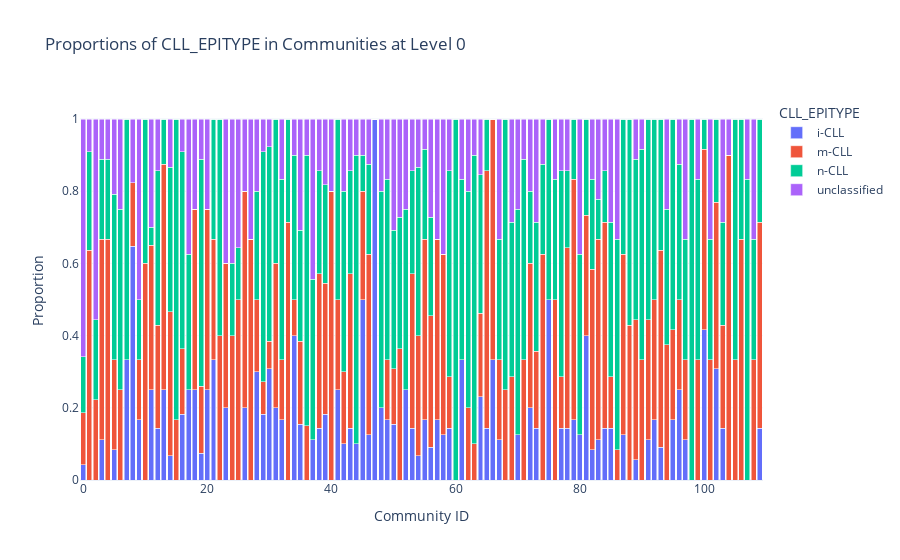
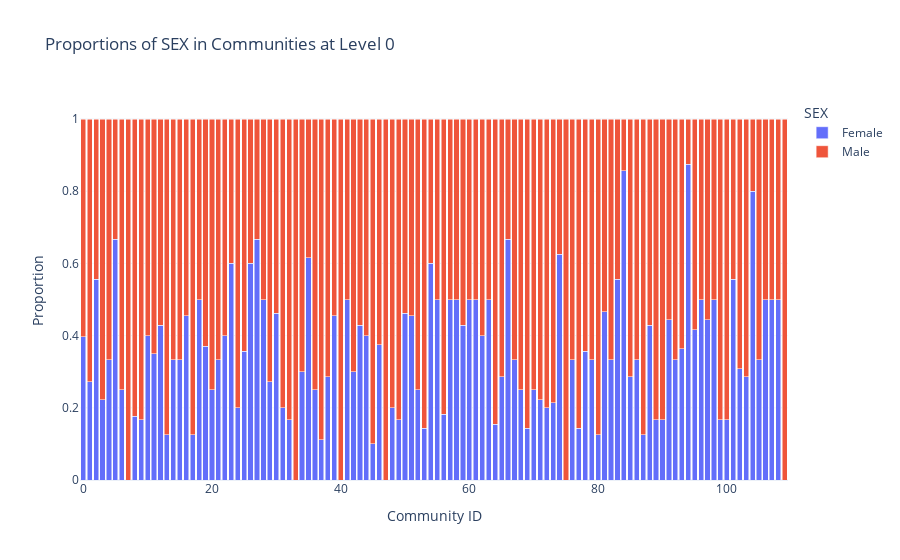
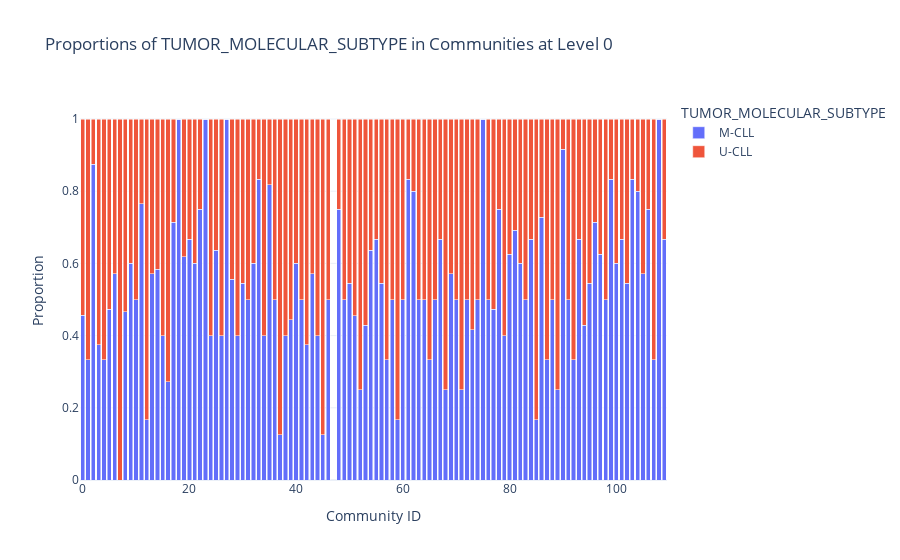
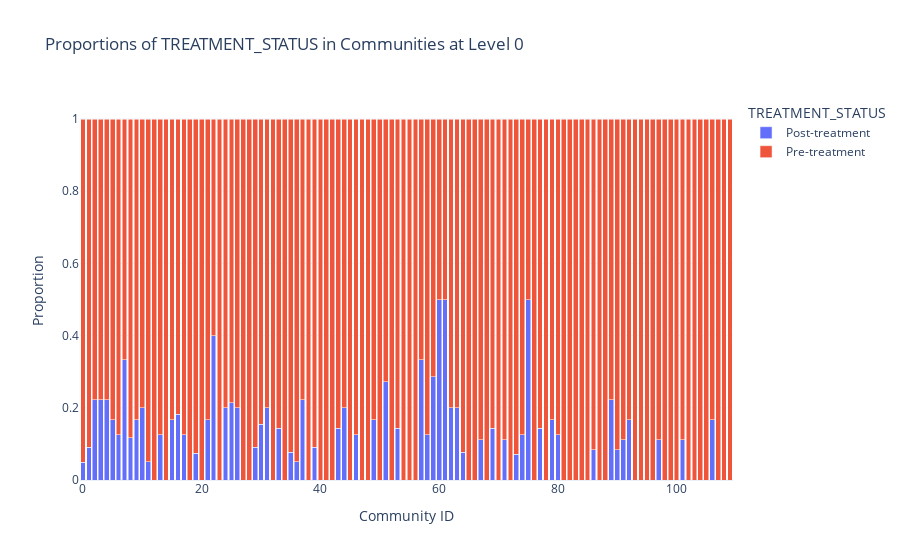

These figures' notebook cell, in order:
### Code cell
# provide column proportions for each community and plot them
def plot_community_proportions(df, level, column):
    # Filter for the specified level
    df_level = df[df['level'] == level]

    # If cateogircal
    if df_level[column].dtype == 'object' or df_level[column].dtype.name == 'category':
        # Group by community and calculate proportions
        proportions = df_level.groupby(['community_id', column]).size().unstack(fill_value=0)
        proportions = proportions.div(proportions.sum(axis=1), axis=0)  # Normalize to get proportions
        # Reset index for plotting
        proportions = proportions.reset_index()
        proportions = proportions.melt(id_vars='community_id', var_name=column, value_name='proportion')
        # Plot using Plotly
        fig = px.bar(proportions, x='community_id', y='proportion', color=column, barmode='stack',
                    title=f'Proportions of {column} in Communities at Level {level}')
        fig.update_layout(xaxis_title='Community ID', yaxis_title='Proportion')
        fig.show()
    
    # If numerical, do a box plot
    elif np.issubdtype(df_level[column].dtype, np.number):
        # Plot using Seaborn
        plt.figure(figsize=(12, 6))
        sns.boxplot(x='community_id', y=column, data=df_level)
        plt.title(f'Boxplot of {column} in Communities at Level {level}')
        plt.xlabel('Community ID')
        plt.ylabel(column)
        plt.xticks(rotation=90)
        plt.tight_layout()
        plt.show()
    else:
        print(f"Column {column} is neither categorical nor numerical.")

checking_cols =['CLL_EPITYPE', 'SEX', 'TUMOR_MOLECULAR_SUBTYPE', 'AGE_SAMPLING', 'TREATMENT_STATUS', 'PRIOR_TREATMENT_CATEGORY', 'TREATMENT_AFTER_SAMPLING']
# Plot proportions
for col in checking_cols:
        print(f"Plotting proportions for {col}")
        plot_community_proportions(df_with_community, level=0, column=col)

### Figure 1 — Plotly figure (JSON) as saved in the notebook; plotly's stock layout.template omitted (floating-point values rounded to 4 significant figures)
{"data": [{"hovertemplate": "CLL_EPITYPE=i-CLL<br>community_id=%{x}<br>proportion=%{y}<extra></extra>", "legendgroup": "i-CLL", "marker": {"color": "#636efa", "pattern": {"shape": ""}}, "name": "i-CLL", "orientation": "v", "showlegend": true, "textposition": "auto", "type": "bar", "x": [0, 1, 2, 3, 4, 5, 6, 7, 8, 9, 10, 11, 12, 13, 14, 15, 16, 17, 18, 19, 20, 21, 22, 23, 24, 25, 26, 27, 28, 29, 30, 31, 32, 33, 34, 35, 36, 37, 38, 39, 40, 41, 42, 43, 44, 45, 46, 47, 48, 49, 50, 51, 52, 53, 54, 55, 56, 57, 58, 59, 60, 61, 62, 63, 64, 65, 66, 67, 68, 69, 70, 71, 72, 73, 74, 75, 76, 77, 78, 79, 80, 81, 82, 83, 84, 85, 86, 87, 88, 89, 90, 91, 92, 93, 94, 95, 96, 97, 98, 99, 100, 101, 102, 103, 104, 105, 106, 107, 108, 109], "xaxis": "x", "y": [0.04192, 0.0, 0.0, 0.1111, 0.0, 0.08333, 0.0, 0.3333, 0.6471, 0.1667, 0.0, 0.25, 0.1429, 0.25, 0.06667, 0.0, 0.1818, 0.25, 0.25, 0.07407, 0.25, 0.3333, 0.0, 0.2, 0.0, 0.0, 0.2, 0.0, 0.3, 0.1818, 0.3077, 0.2, 0.1667, 0.0, 0.4, 0.1538, 0.0, 0.1111, 0.1429, 0.1818, 0.0, 0.25, 0.1, 0.1429, 0.1, 0.5, 0.125, 1.0, 0.2, 0.1667, 0.1538, 0.0, 0.25, 0.1429, 0.06667, 0.1667, 0.09091, 0.1667, 0.125, 0.1429, 0.0, 0.3333, 0.0, 0.0, 0.2308, 0.1429, 0.3333, 0.1111, 0.0, 0.0, 0.125, 0.0, 0.2, 0.1429, 0.0, 0.5, 0.0, 0.1429, 0.1429, 0.1667, 0.125, 0.4, 0.08333, 0.1111, 0.1429, 0.1429, 0.0, 0.125, 0.0, 0.05556, 0.0, 0.1111, 0.1667, 0.09091, 0.0, 0.1667, 0.25, 0.1111, 0.0, 0.0, 0.4167, 0.0, 0.3077, 0.1429, 0.0, 0.0, 0.0, 0.0, 0.0, 0.1429], "yaxis": "y"}, {"hovertemplate": "CLL_EPITYPE=m-CLL<br>community_id=%{x}<br>proportion=%{y}<extra></extra>", "legendgroup": "m-CLL", "marker": {"color": "#EF553B", "pattern": {"shape": ""}}, "name": "m-CLL", "orientation": "v", "showlegend": true, "textposition": "auto", "type": "bar", "x": [0, 1, 2, 3, 4, 5, 6, 7, 8, 9, 10, 11, 12, 13, 14, 15, 16, 17, 18, 19, 20, 21, 22, 23, 24, 25, 26, 27, 28, 29, 30, 31, 32, 33, 34, 35, 36, 37, 38, 39, 40, 41, 42, 43, 44, 45, 46, 47, 48, 49, 50, 51, 52, 53, 54, 55, 56, 57, 58, 59, 60, 61, 62, 63, 64, 65, 66, 67, 68, 69, 70, 71, 72, 73, 74, 75, 76, 77, 78, 79, 80, 81, 82, 83, 84, 85, 86, 87, 88, 89, 90, 91, 92, 93, 94, 95, 96, 97, 98, 99, 100, 101, 102, 103, 104, 105, 106, 107, 108, 109], "xaxis": "x", "y": [0.1437, 0.6364, 0.2222, 0.5556, 0.6667, 0.25, 0.25, 0.0, 0.1765, 0.1667, 0.6, 0.4, 0.2857, 0.625, 0.4, 0.1667, 0.1818, 0.0, 0.5, 0.1852, 0.5, 0.3333, 0.4, 0.4, 0.4, 0.5, 0.6, 0.6667, 0.2, 0.09091, 0.07692, 0.4, 0.1667, 0.7143, 0.1, 0.2308, 0.15, 0.0, 0.4286, 0.3636, 0.8, 0.25, 0.2, 0.4286, 0.0, 0.3, 0.5, 0.0, 0.0, 0.1667, 0.1538, 0.3636, 0.0, 0.4286, 0.3333, 0.5, 0.3636, 0.5, 0.5, 0.1429, 0.0, 0.0, 0.2, 0.1, 0.2308, 0.7143, 0.6667, 0.2222, 0.25, 0.2857, 0.0, 0.3333, 0.4, 0.2143, 0.625, 0.0, 0.5, 0.1429, 0.5, 0.6667, 0.0, 0.3333, 0.5, 0.5556, 0.5714, 0.1429, 0.08333, 0.5, 0.4286, 0.3889, 0.3333, 0.3333, 0.3333, 0.5455, 0.375, 0.25, 0.25, 0.2222, 0.0, 0.3333, 0.5, 0.3333, 0.4615, 0.2857, 0.9, 0.3333, 0.6667, 0.0, 0.3333, 0.5714], "yaxis": "y"}, {"hovertemplate": "CLL_EPITYPE=n-CLL<br>community_id=%{x}<br>proportion=%{y}<extra></extra>", "legendgroup": "n-CLL", "marker": {"color": "#00cc96", "pattern": {"shape": ""}}, "name": "n-CLL", "orientation": "v", "showlegend": true, "textposition": "auto", "type": "bar", "x": [0, 1, 2, 3, 4, 5, 6, 7, 8, 9, 10, 11, 12, 13, 14, 15, 16, 17, 18, 19, 20, 21, 22, 23, 24, 25, 26, 27, 28, 29, 30, 31, 32, 33, 34, 35, 36, 37, 38, 39, 40, 41, 42, 43, 44, 45, 46, 47, 48, 49, 50, 51, 52, 53, 54, 55, 56, 57, 58, 59, 60, 61, 62, 63, 64, 65, 66, 67, 68, 69, 70, 71, 72, 73, 74, 75, 76, 77, 78, 79, 80, 81, 82, 83, 84, 85, 86, 87, 88, 89, 90, 91, 92, 93, 94, 95, 96, 97, 98, 99, 100, 101, 102, 103, 104, 105, 106, 107, 108, 109], "xaxis": "x", "y": [0.1557, 0.2727, 0.2222, 0.2222, 0.2222, 0.4583, 0.5, 0.6667, 0.0, 0.1667, 0.4, 0.05, 0.4286, 0.125, 0.4, 0.8333, 0.5455, 0.375, 0.0, 0.6296, 0.0, 0.3333, 0.6, 0.0, 0.2, 0.1429, 0.0, 0.0, 0.3, 0.6364, 0.5385, 0.4, 0.5, 0.2857, 0.4, 0.3077, 0.75, 0.4444, 0.2857, 0.2727, 0.0, 0.5, 0.5, 0.2857, 0.8, 0.1, 0.25, 0.0, 0.6, 0.5, 0.3846, 0.3636, 0.5, 0.2857, 0.4667, 0.25, 0.2727, 0.0, 0.0, 0.5714, 1.0, 0.5, 0.6, 0.8, 0.3846, 0.1429, 0.0, 0.3333, 0.75, 0.4286, 0.625, 0.5556, 0.2, 0.3571, 0.25, 0.5, 0.3333, 0.5714, 0.2143, 0.1667, 0.5, 0.2667, 0.25, 0.1111, 0.1429, 0.4286, 0.5833, 0.375, 0.5714, 0.4444, 0.5833, 0.5556, 0.5, 0.3636, 0.375, 0.5833, 0.375, 0.3333, 1.0, 0.5, 0.08333, 0.3333, 0.2308, 0.2857, 0.0, 0.6667, 0.3333, 0.8333, 0.3333, 0.2857], "yaxis": "y"}, {"hovertemplate": "CLL_EPITYPE=unclassified<br>community_id=%{x}<br>proportion=%{y}<extra></extra>", "legendgroup": "unclassified", "marker": {"color": "#ab63fa", "pattern": {"shape": ""}}, "name": "unclassified", "orientation": "v", "showlegend": true, "textposition": "auto", "type": "bar", "x": [0, 1, 2, 3, 4, 5, 6, 7, 8, 9, 10, 11, 12, 13, 14, 15, 16, 17, 18, 19, 20, 21, 22, 23, 24, 25, 26, 27, 28, 29, 30, 31, 32, 33, 34, 35, 36, 37, 38, 39, 40, 41, 42, 43, 44, 45, 46, 47, 48, 49, 50, 51, 52, 53, 54, 55, 56, 57, 58, 59, 60, 61, 62, 63, 64, 65, 66, 67, 68, 69, 70, 71, 72, 73, 74, 75, 76, 77, 78, 79, 80, 81, 82, 83, 84, 85, 86, 87, 88, 89, 90, 91, 92, 93, 94, 95, 96, 97, 98, 99, 100, 101, 102, 103, 104, 105, 106, 107, 108, 109], "xaxis": "x", "y": [0.6587, 0.09091, 0.5556, 0.1111, 0.1111, 0.2083, 0.25, 0.0, 0.1765, 0.5, 0.0, 0.3, 0.1429, 0.0, 0.1333, 0.0, 0.09091, 0.375, 0.25, 0.1111, 0.25, 0.0, 0.0, 0.4, 0.4, 0.3571, 0.2, 0.3333, 0.2, 0.09091, 0.07692, 0.0, 0.1667, 0.0, 0.1, 0.3077, 0.1, 0.4444, 0.1429, 0.1818, 0.2, 0.0, 0.2, 0.1429, 0.1, 0.1, 0.125, 0.0, 0.2, 0.1667, 0.3077, 0.2727, 0.25, 0.1429, 0.1333, 0.08333, 0.2727, 0.3333, 0.375, 0.1429, 0.0, 0.1667, 0.2, 0.1, 0.1538, 0.0, 0.0, 0.3333, 0.0, 0.2857, 0.25, 0.1111, 0.2, 0.2857, 0.125, 0.0, 0.1667, 0.1429, 0.1429, 0.0, 0.375, 0.0, 0.1667, 0.2222, 0.1429, 0.2857, 0.3333, 0.0, 0.0, 0.1111, 0.08333, 0.0, 0.0, 0.0, 0.25, 0.0, 0.125, 0.3333, 0.0, 0.1667, 0.0, 0.3333, 0.0, 0.2857, 0.1, 0.0, 0.0, 0.1667, 0.3333, 0.0], "yaxis": "y"}], "layout": {"barmode": "stack", "legend": {"title": {"text": "CLL_EPITYPE"}, "tracegroupgap": 0}, "title": {"text": "Proportions of CLL_EPITYPE in Communities at Level 0"}, "xaxis": {"anchor": "y", "domain": [0, 1], "title": {"text": "Community ID"}}, "yaxis": {"anchor": "x", "domain": [0, 1], "title": {"text": "Proportion"}}}}

### Figure 2 — Plotly figure (JSON) as saved in the notebook; plotly's stock layout.template omitted (floating-point values rounded to 4 significant figures)
{"data": [{"hovertemplate": "SEX=Female<br>community_id=%{x}<br>proportion=%{y}<extra></extra>", "legendgroup": "Female", "marker": {"color": "#636efa", "pattern": {"shape": ""}}, "name": "Female", "orientation": "v", "showlegend": true, "textposition": "auto", "type": "bar", "x": [0, 1, 2, 3, 4, 5, 6, 7, 8, 9, 10, 11, 12, 13, 14, 15, 16, 17, 18, 19, 20, 21, 22, 23, 24, 25, 26, 27, 28, 29, 30, 31, 32, 33, 34, 35, 36, 37, 38, 39, 40, 41, 42, 43, 44, 45, 46, 47, 48, 49, 50, 51, 52, 53, 54, 55, 56, 57, 58, 59, 60, 61, 62, 63, 64, 65, 66, 67, 68, 69, 70, 71, 72, 73, 74, 75, 76, 77, 78, 79, 80, 81, 82, 83, 84, 85, 86, 87, 88, 89, 90, 91, 92, 93, 94, 95, 96, 97, 98, 99, 100, 101, 102, 103, 104, 105, 106, 107, 108, 109], "xaxis": "x", "y": [0.3963, 0.2727, 0.5556, 0.2222, 0.3333, 0.6667, 0.25, 0.0, 0.1765, 0.1667, 0.4, 0.35, 0.4286, 0.125, 0.3333, 0.3333, 0.4545, 0.125, 0.5, 0.3704, 0.25, 0.3333, 0.4, 0.6, 0.2, 0.3571, 0.6, 0.6667, 0.5, 0.2727, 0.4615, 0.2, 0.1667, 0.0, 0.3, 0.6154, 0.25, 0.1111, 0.2857, 0.4545, 0.0, 0.5, 0.3, 0.4286, 0.4, 0.1, 0.375, 0.0, 0.2, 0.1667, 0.4615, 0.4545, 0.25, 0.1429, 0.6, 0.5, 0.1818, 0.5, 0.5, 0.4286, 0.5, 0.5, 0.4, 0.5, 0.1538, 0.2857, 0.6667, 0.3333, 0.25, 0.1429, 0.25, 0.2222, 0.2, 0.2143, 0.625, 0.0, 0.3333, 0.1429, 0.3571, 0.3333, 0.125, 0.4667, 0.3333, 0.5556, 0.8571, 0.2857, 0.3333, 0.125, 0.4286, 0.1667, 0.1667, 0.4444, 0.3333, 0.3636, 0.875, 0.4167, 0.5, 0.4444, 0.5, 0.1667, 0.1667, 0.5556, 0.3077, 0.2857, 0.8, 0.3333, 0.5, 0.5, 0.5, 0.0], "yaxis": "y"}, {"hovertemplate": "SEX=Male<br>community_id=%{x}<br>proportion=%{y}<extra></extra>", "legendgroup": "Male", "marker": {"color": "#EF553B", "pattern": {"shape": ""}}, "name": "Male", "orientation": "v", "showlegend": true, "textposition": "auto", "type": "bar", "x": [0, 1, 2, 3, 4, 5, 6, 7, 8, 9, 10, 11, 12, 13, 14, 15, 16, 17, 18, 19, 20, 21, 22, 23, 24, 25, 26, 27, 28, 29, 30, 31, 32, 33, 34, 35, 36, 37, 38, 39, 40, 41, 42, 43, 44, 45, 46, 47, 48, 49, 50, 51, 52, 53, 54, 55, 56, 57, 58, 59, 60, 61, 62, 63, 64, 65, 66, 67, 68, 69, 70, 71, 72, 73, 74, 75, 76, 77, 78, 79, 80, 81, 82, 83, 84, 85, 86, 87, 88, 89, 90, 91, 92, 93, 94, 95, 96, 97, 98, 99, 100, 101, 102, 103, 104, 105, 106, 107, 108, 109], "xaxis": "x", "y": [0.6037, 0.7273, 0.4444, 0.7778, 0.6667, 0.3333, 0.75, 1.0, 0.8235, 0.8333, 0.6, 0.65, 0.5714, 0.875, 0.6667, 0.6667, 0.5455, 0.875, 0.5, 0.6296, 0.75, 0.6667, 0.6, 0.4, 0.8, 0.6429, 0.4, 0.3333, 0.5, 0.7273, 0.5385, 0.8, 0.8333, 1.0, 0.7, 0.3846, 0.75, 0.8889, 0.7143, 0.5455, 1.0, 0.5, 0.7, 0.5714, 0.6, 0.9, 0.625, 1.0, 0.8, 0.8333, 0.5385, 0.5455, 0.75, 0.8571, 0.4, 0.5, 0.8182, 0.5, 0.5, 0.5714, 0.5, 0.5, 0.6, 0.5, 0.8462, 0.7143, 0.3333, 0.6667, 0.75, 0.8571, 0.75, 0.7778, 0.8, 0.7857, 0.375, 1.0, 0.6667, 0.8571, 0.6429, 0.6667, 0.875, 0.5333, 0.6667, 0.4444, 0.1429, 0.7143, 0.6667, 0.875, 0.5714, 0.8333, 0.8333, 0.5556, 0.6667, 0.6364, 0.125, 0.5833, 0.5, 0.5556, 0.5, 0.8333, 0.8333, 0.4444, 0.6923, 0.7143, 0.2, 0.6667, 0.5, 0.5, 0.5, 1.0], "yaxis": "y"}], "layout": {"barmode": "stack", "legend": {"title": {"text": "SEX"}, "tracegroupgap": 0}, "title": {"text": "Proportions of SEX in Communities at Level 0"}, "xaxis": {"anchor": "y", "domain": [0, 1], "title": {"text": "Community ID"}}, "yaxis": {"anchor": "x", "domain": [0, 1], "title": {"text": "Proportion"}}}}

### Figure 3 — Plotly figure (JSON) as saved in the notebook; plotly's stock layout.template omitted (floating-point values rounded to 4 significant figures)
{"data": [{"hovertemplate": "TUMOR_MOLECULAR_SUBTYPE=M-CLL<br>community_id=%{x}<br>proportion=%{y}<extra></extra>", "legendgroup": "M-CLL", "marker": {"color": "#636efa", "pattern": {"shape": ""}}, "name": "M-CLL", "orientation": "v", "showlegend": true, "textposition": "auto", "type": "bar", "x": [0, 1, 2, 3, 4, 5, 6, 7, 8, 9, 10, 11, 12, 13, 14, 15, 16, 17, 18, 19, 20, 21, 22, 23, 24, 25, 26, 27, 28, 29, 30, 31, 32, 33, 34, 35, 36, 37, 38, 39, 40, 41, 42, 43, 44, 45, 46, 48, 49, 50, 51, 52, 53, 54, 55, 56, 57, 58, 59, 60, 61, 62, 63, 64, 65, 66, 67, 68, 69, 70, 71, 72, 73, 74, 75, 76, 77, 78, 79, 80, 81, 82, 83, 84, 85, 86, 87, 88, 89, 90, 91, 92, 93, 94, 95, 96, 97, 98, 99, 100, 101, 102, 103, 104, 105, 106, 107, 108, 109], "xaxis": "x", "y": [0.457, 0.3333, 0.875, 0.375, 0.3333, 0.4737, 0.5714, 0.0, 0.4667, 0.6, 0.5, 0.7647, 0.1667, 0.5714, 0.5833, 0.4, 0.2727, 0.7143, 1.0, 0.619, 0.6667, 0.6, 0.75, 1.0, 0.4, 0.6364, 0.4, 1.0, 0.5556, 0.4, 0.5455, 0.5, 0.6, 0.8333, 0.4, 0.8182, 0.5, 0.125, 0.4, 0.4444, 0.6, 0.5, 0.375, 0.5714, 0.4, 0.125, 0.5, 0.75, 0.5, 0.5455, 0.4545, 0.25, 0.4286, 0.6364, 0.6667, 0.5455, 0.3333, 0.5, 0.1667, 0.5, 0.8333, 0.8, 0.5, 0.5, 0.3333, 0.5, 0.6667, 0.25, 0.5714, 0.5, 0.25, 0.5, 0.4167, 0.5, 1.0, 0.5, 0.4737, 0.75, 0.4, 0.625, 0.6923, 0.6, 0.5, 0.6667, 0.1667, 0.7273, 0.3333, 0.5, 0.25, 0.9167, 0.5, 0.3333, 0.6667, 0.4286, 0.5455, 0.7143, 0.625, 0.5, 0.8333, 0.6, 0.6667, 0.5455, 0.8333, 0.8, 0.5714, 0.75, 0.3333, 1.0, 0.6667], "yaxis": "y"}, {"hovertemplate": "TUMOR_MOLECULAR_SUBTYPE=U-CLL<br>community_id=%{x}<br>proportion=%{y}<extra></extra>", "legendgroup": "U-CLL", "marker": {"color": "#EF553B", "pattern": {"shape": ""}}, "name": "U-CLL", "orientation": "v", "showlegend": true, "textposition": "auto", "type": "bar", "x": [0, 1, 2, 3, 4, 5, 6, 7, 8, 9, 10, 11, 12, 13, 14, 15, 16, 17, 18, 19, 20, 21, 22, 23, 24, 25, 26, 27, 28, 29, 30, 31, 32, 33, 34, 35, 36, 37, 38, 39, 40, 41, 42, 43, 44, 45, 46, 48, 49, 50, 51, 52, 53, 54, 55, 56, 57, 58, 59, 60, 61, 62, 63, 64, 65, 66, 67, 68, 69, 70, 71, 72, 73, 74, 75, 76, 77, 78, 79, 80, 81, 82, 83, 84, 85, 86, 87, 88, 89, 90, 91, 92, 93, 94, 95, 96, 97, 98, 99, 100, 101, 102, 103, 104, 105, 106, 107, 108, 109], "xaxis": "x", "y": [0.543, 0.6667, 0.125, 0.625, 0.6667, 0.5263, 0.4286, 1.0, 0.5333, 0.4, 0.5, 0.2353, 0.8333, 0.4286, 0.4167, 0.6, 0.7273, 0.2857, 0.0, 0.381, 0.3333, 0.4, 0.25, 0.0, 0.6, 0.3636, 0.6, 0.0, 0.4444, 0.6, 0.4545, 0.5, 0.4, 0.1667, 0.6, 0.1818, 0.5, 0.875, 0.6, 0.5556, 0.4, 0.5, 0.625, 0.4286, 0.6, 0.875, 0.5, 0.25, 0.5, 0.4545, 0.5455, 0.75, 0.5714, 0.3636, 0.3333, 0.4545, 0.6667, 0.5, 0.8333, 0.5, 0.1667, 0.2, 0.5, 0.5, 0.6667, 0.5, 0.3333, 0.75, 0.4286, 0.5, 0.75, 0.5, 0.5833, 0.5, 0.0, 0.5, 0.5263, 0.25, 0.6, 0.375, 0.3077, 0.4, 0.5, 0.3333, 0.8333, 0.2727, 0.6667, 0.5, 0.75, 0.08333, 0.5, 0.6667, 0.3333, 0.5714, 0.4545, 0.2857, 0.375, 0.5, 0.1667, 0.4, 0.3333, 0.4545, 0.1667, 0.2, 0.4286, 0.25, 0.6667, 0.0, 0.3333], "yaxis": "y"}], "layout": {"barmode": "stack", "legend": {"title": {"text": "TUMOR_MOLECULAR_SUBTYPE"}, "tracegroupgap": 0}, "title": {"text": "Proportions of TUMOR_MOLECULAR_SUBTYPE in Communities at Level 0"}, "xaxis": {"anchor": "y", "domain": [0, 1], "title": {"text": "Community ID"}}, "yaxis": {"anchor": "x", "domain": [0, 1], "title": {"text": "Proportion"}}}}

### Figure 4 — Plotly figure (JSON) as saved in the notebook; plotly's stock layout.template omitted (floating-point values rounded to 4 significant figures)
{"data": [{"hovertemplate": "TREATMENT_STATUS=Post-treatment<br>community_id=%{x}<br>proportion=%{y}<extra></extra>", "legendgroup": "Post-treatment", "marker": {"color": "#636efa", "pattern": {"shape": ""}}, "name": "Post-treatment", "orientation": "v", "showlegend": true, "textposition": "auto", "type": "bar", "x": [0, 1, 2, 3, 4, 5, 6, 7, 8, 9, 10, 11, 12, 13, 14, 15, 16, 17, 18, 19, 20, 21, 22, 23, 24, 25, 26, 27, 28, 29, 30, 31, 32, 33, 34, 35, 36, 37, 38, 39, 40, 41, 42, 43, 44, 45, 46, 47, 48, 49, 50, 51, 52, 53, 54, 55, 56, 57, 58, 59, 60, 61, 62, 63, 64, 65, 66, 67, 68, 69, 70, 71, 72, 73, 74, 75, 76, 77, 78, 79, 80, 81, 82, 83, 84, 85, 86, 87, 88, 89, 90, 91, 92, 93, 94, 95, 96, 97, 98, 99, 100, 101, 102, 103, 104, 105, 106, 107, 108, 109], "xaxis": "x", "y": [0.04878, 0.09091, 0.2222, 0.2222, 0.2222, 0.1667, 0.125, 0.3333, 0.1176, 0.1667, 0.2, 0.05, 0.0, 0.125, 0.0, 0.1667, 0.1818, 0.125, 0.0, 0.07407, 0.0, 0.1667, 0.4, 0.0, 0.2, 0.2143, 0.2, 0.0, 0.0, 0.09091, 0.1538, 0.2, 0.0, 0.1429, 0.0, 0.07692, 0.05, 0.2222, 0.0, 0.09091, 0.0, 0.0, 0.0, 0.1429, 0.2, 0.0, 0.125, 0.0, 0.0, 0.1667, 0.0, 0.2727, 0.0, 0.1429, 0.0, 0.0, 0.0, 0.3333, 0.125, 0.2857, 0.5, 0.5, 0.2, 0.2, 0.07692, 0.0, 0.0, 0.1111, 0.0, 0.1429, 0.0, 0.1111, 0.0, 0.07143, 0.125, 0.5, 0.0, 0.1429, 0.0, 0.1667, 0.125, 0.0, 0.0, 0.0, 0.0, 0.0, 0.08333, 0.0, 0.0, 0.2222, 0.08333, 0.1111, 0.1667, 0.0, 0.0, 0.0, 0.0, 0.1111, 0.0, 0.0, 0.0, 0.1111, 0.0, 0.0, 0.0, 0.0, 0.1667, 0.0, 0.0, 0.0], "yaxis": "y"}, {"hovertemplate": "TREATMENT_STATUS=Pre-treatment<br>community_id=%{x}<br>proportion=%{y}<extra></extra>", "legendgroup": "Pre-treatment", "marker": {"color": "#EF553B", "pattern": {"shape": ""}}, "name": "Pre-treatment", "orientation": "v", "showlegend": true, "textposition": "auto", "type": "bar", "x": [0, 1, 2, 3, 4, 5, 6, 7, 8, 9, 10, 11, 12, 13, 14, 15, 16, 17, 18, 19, 20, 21, 22, 23, 24, 25, 26, 27, 28, 29, 30, 31, 32, 33, 34, 35, 36, 37, 38, 39, 40, 41, 42, 43, 44, 45, 46, 47, 48, 49, 50, 51, 52, 53, 54, 55, 56, 57, 58, 59, 60, 61, 62, 63, 64, 65, 66, 67, 68, 69, 70, 71, 72, 73, 74, 75, 76, 77, 78, 79, 80, 81, 82, 83, 84, 85, 86, 87, 88, 89, 90, 91, 92, 93, 94, 95, 96, 97, 98, 99, 100, 101, 102, 103, 104, 105, 106, 107, 108, 109], "xaxis": "x", "y": [0.9512, 0.9091, 0.7778, 0.7778, 0.7778, 0.8333, 0.875, 0.6667, 0.8824, 0.8333, 0.8, 0.95, 1.0, 0.875, 1.0, 0.8333, 0.8182, 0.875, 1.0, 0.9259, 1.0, 0.8333, 0.6, 1.0, 0.8, 0.7857, 0.8, 1.0, 1.0, 0.9091, 0.8462, 0.8, 1.0, 0.8571, 1.0, 0.9231, 0.95, 0.7778, 1.0, 0.9091, 1.0, 1.0, 1.0, 0.8571, 0.8, 1.0, 0.875, 1.0, 1.0, 0.8333, 1.0, 0.7273, 1.0, 0.8571, 1.0, 1.0, 1.0, 0.6667, 0.875, 0.7143, 0.5, 0.5, 0.8, 0.8, 0.9231, 1.0, 1.0, 0.8889, 1.0, 0.8571, 1.0, 0.8889, 1.0, 0.9286, 0.875, 0.5, 1.0, 0.8571, 1.0, 0.8333, 0.875, 1.0, 1.0, 1.0, 1.0, 1.0, 0.9167, 1.0, 1.0, 0.7778, 0.9167, 0.8889, 0.8333, 1.0, 1.0, 1.0, 1.0, 0.8889, 1.0, 1.0, 1.0, 0.8889, 1.0, 1.0, 1.0, 1.0, 0.8333, 1.0, 1.0, 1.0], "yaxis": "y"}], "layout": {"barmode": "stack", "legend": {"title": {"text": "TREATMENT_STATUS"}, "tracegroupgap": 0}, "title": {"text": "Proportions of TREATMENT_STATUS in Communities at Level 0"}, "xaxis": {"anchor": "y", "domain": [0, 1], "title": {"text": "Community ID"}}, "yaxis": {"anchor": "x", "domain": [0, 1], "title": {"text": "Proportion"}}}}
